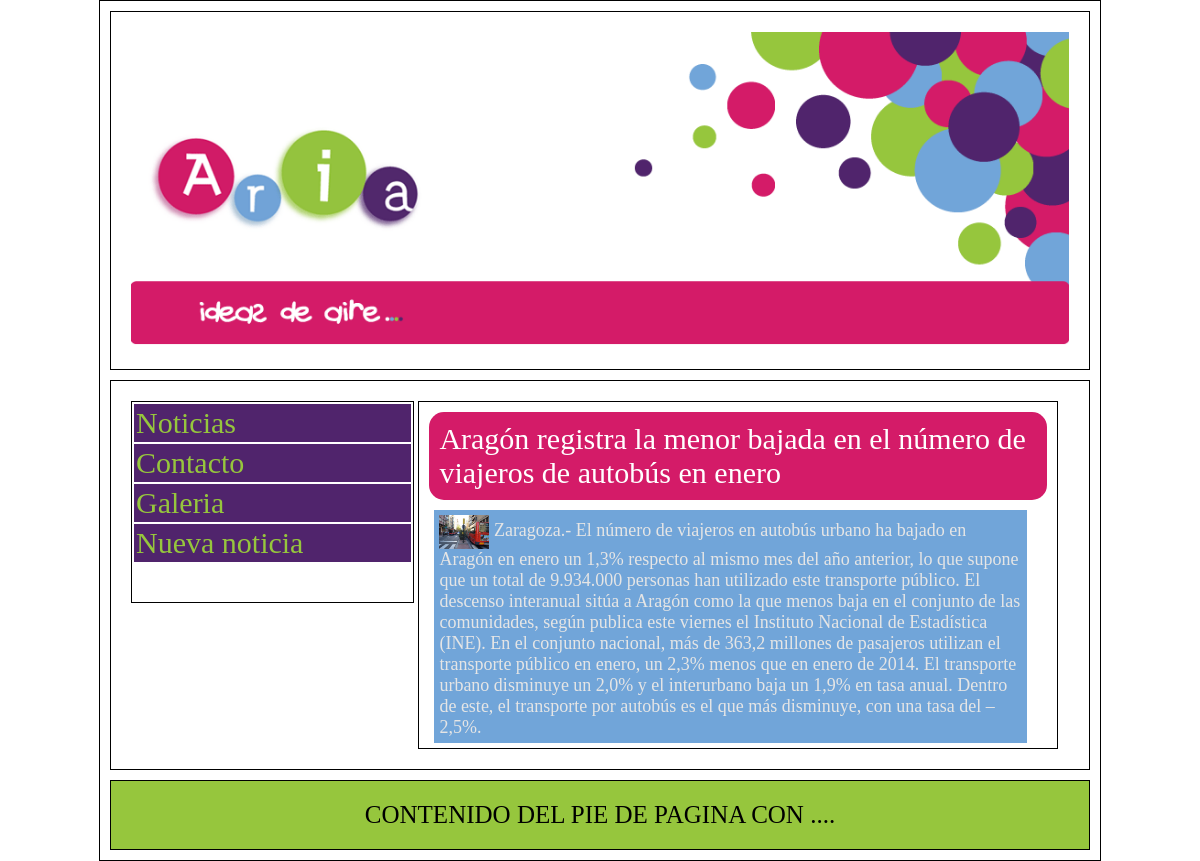
Screenshot of /index.php?p=detalle.php&id_not=5 with the database file from the repository.
### tables this page shows
CREATE TABLE IF NOT EXISTS `noticias` (
`id_not` int(11) NOT NULL,
  `titulo_not` varchar(250) NOT NULL,
  `contenido_not` longtext NOT NULL,
  `imagen_not` varchar(100) NOT NULL
);

### detalle.php (the view)
<?php
$id_not=$_GET['id_not'];
$sql="SELECT * FROM noticias WHERE id_not=$id_not";
$consulta=$conexion->query($sql);
if($fila=$consulta->fetch_array()){
	?>
	<header><?php echo $fila['titulo_not'];?></header>
	<article>
		<img src="imagenes/<?php echo $fila['imagen_not'];?>">
		<?php echo $fila['contenido_not'];?>
	</article>
	<?php
}else{
	echo 'Noticia no encontrada';
}
?>

### css/estilos.css (style rules this page uses)
* { margin:0px; padding:0px; }
body { text-align: center; }
#contenido header { background-color: #D41B68; color: #FFFFFF; font-size: 30px; border-radius: 15px; padding:10px; margin: 10px; }
#contenido article { background-color: #71A5D9; font-size: 18px; color: #E5E5E5; padding: 5px; margin: 5px 30px 5px 15px; }
#contenido article * { vertical-align: middle; }
#contenido article img { width: 50px; }

### rows the page displays
noticias: titulo_not "Aragón registra la menor bajada en el número de viajeros de autobús en enero", imagen_not (picture), contenido_not "Zaragoza.- El número de viajeros en autobús urbano ha bajado en Aragón en enero un 1,3% respecto al mismo mes del año anterior, lo que supone que un total de 9.934.000 personas han utilizado este transporte público. El descenso interanual sitúa a Aragón como la que menos baja en el conjunto de las comunidades, según publica este viernes el Instituto Nacional de Estadística (INE). En el conjunto nacional, más de 363,2 millones de pasajeros utilizan el transporte público en enero, un 2,3% menos que en enero de 2014. El transporte urbano disminuye un 2,0% y el interurbano baja un 1,9% en tasa anual. Dentro de este, el transporte por autobús es el que más disminuye, con una tasa del –2,5%."
